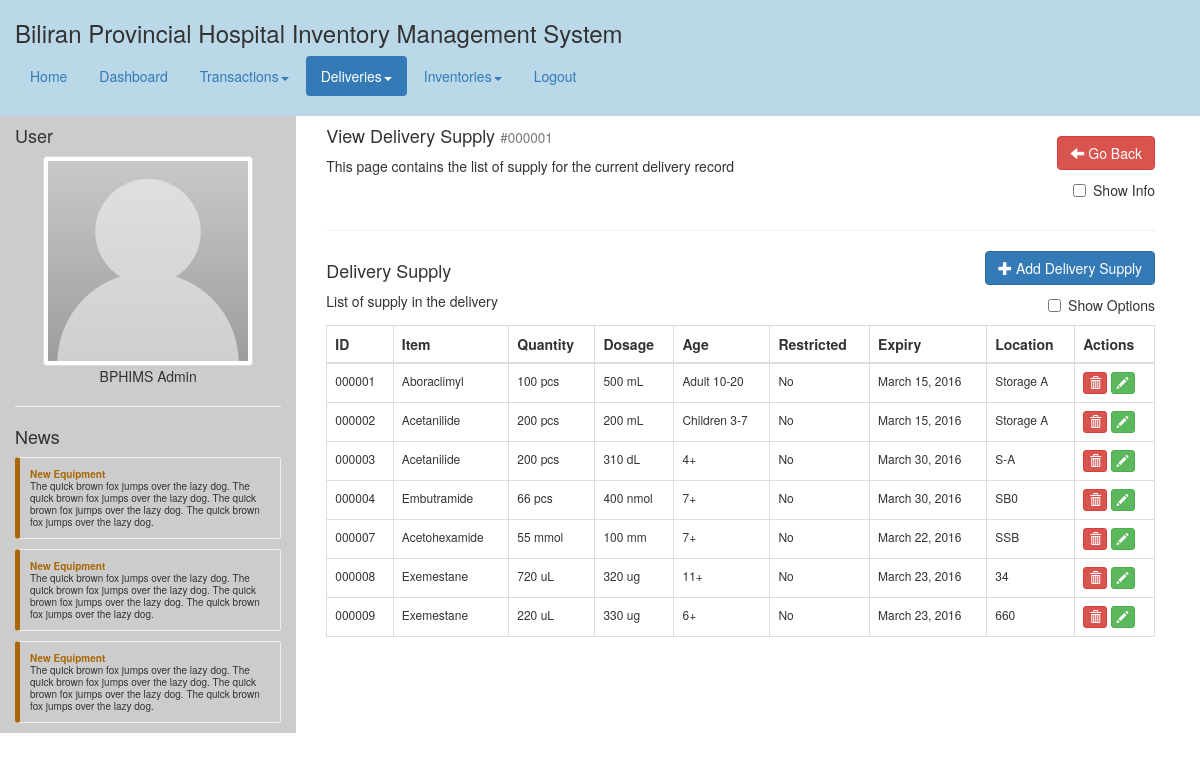
The page /deliveries_supply.php?delivery_id=1 on the database as committed earlier.
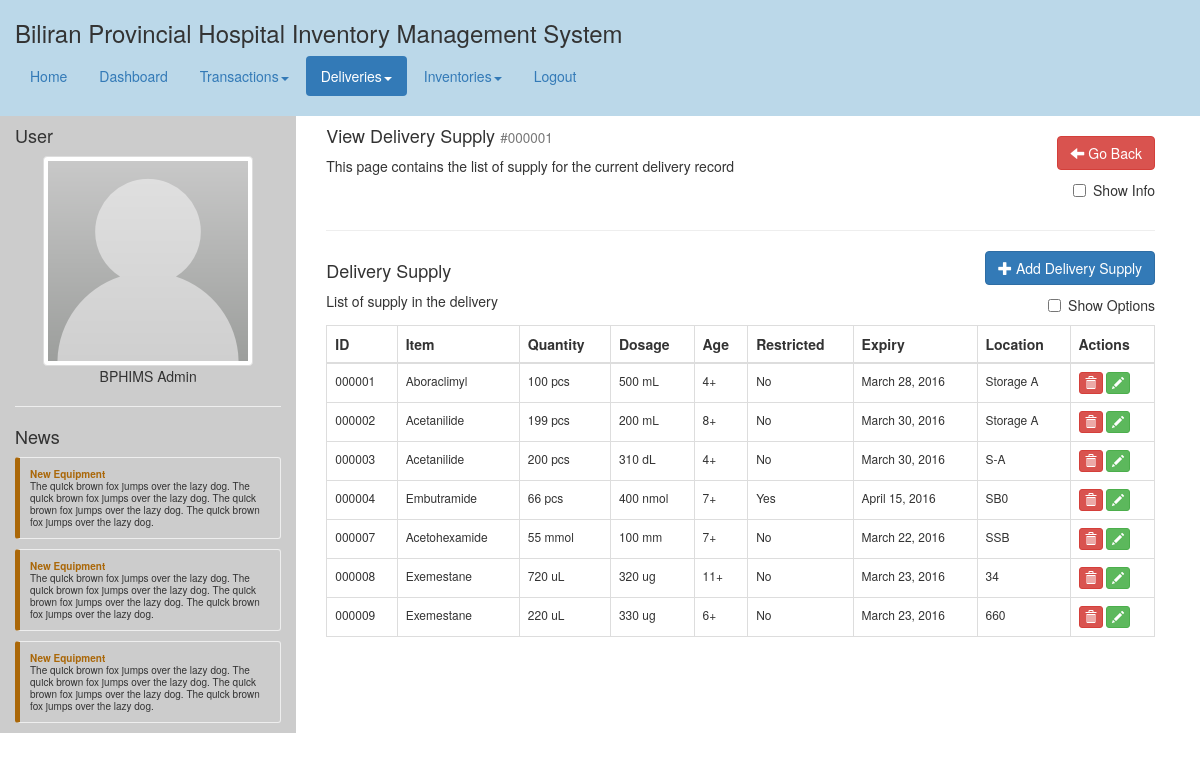
The same page on the database as committed later.
### tables this page shows
CREATE TABLE `delivery_supply` (
  `delivery_supply_id` int(10) UNSIGNED NOT NULL,
  `delivery_id` int(11) NOT NULL,
  `item_id` int(11) NOT NULL,
  `batch_code` varchar(255) NOT NULL,
  `dispense` int(11) NOT NULL DEFAULT '0',
  `quantity` int(11) NOT NULL,
  `unit_id` int(11) NOT NULL,
  `dosage` int(11) NOT NULL,
  `dosage_unit_id` int(11) NOT NULL,
  `age` varchar(255) NOT NULL,
  `brand` varchar(255) NOT NULL,
  `is_restricted` tinyint(1) NOT NULL DEFAULT '0',
  `expiry` timestamp NOT NULL DEFAULT CURRENT_TIMESTAMP,
  `location` varchar(255) NOT NULL,
  `is_deleted` tinyint(1) NOT NULL DEFAULT '0'
);

CREATE TABLE `item` (
  `item_id` int(10) UNSIGNED NOT NULL,
  `category_id` int(11) NOT NULL,
  `name` varchar(255) NOT NULL,
  `code` varchar(255) NOT NULL,
  `description` text NOT NULL,
  `critical_level` int(11) NOT NULL,
  `created` timestamp NOT NULL DEFAULT CURRENT_TIMESTAMP,
  `updated` timestamp NOT NULL DEFAULT CURRENT_TIMESTAMP ON UPDATE CURRENT_TIMESTAMP,
  `is_deleted` tinyint(1) NOT NULL DEFAULT '0'
);

CREATE TABLE `unit` (
  `unit_id` int(10) UNSIGNED NOT NULL,
  `unit` varchar(255) NOT NULL,
  `name` varchar(255) NOT NULL,
  `description` text NOT NULL
);

### php/helper.php (called while the page is built, shortened)
<?php
class Helper {
	public static function getListFromResultQuery($result) {
		$lists = array();
		while($d = mysql_fetch_assoc($result)){
			array_push($lists,$d);
		}
		return $lists;
	}
	public static function formatDate($date) {
		return date('F j, Y',strtotime($date));
	}
	public static function formatID($id) {
		return str_pad($id, 6, '0', STR_PAD_LEFT);
	}
}
?>

### php/bphims_api.php (called while the page is built, shortened)
<?php
class BPHIMS {
	public static function getDeliverySupply($id) {
		$db = Helper::openDB();
		$sql = "
			SELECT
				ds.*,
				i.name AS item_name,
				u.unit,
				d.unit AS dosage_unit
			FROM
				`delivery_supply` ds
			LEFT JOIN `item` i ON i.item_id=ds.item_id
			LEFT JOIN `unit` u ON u.unit_id=ds.unit_id
			LEFT JOIN `unit` d ON d.unit_id=ds.dosage_unit_id
			WHERE
				ds.delivery_id=".$id." AND
				ds.is_deleted=0
			";
		$query = mysql_query($sql,$db);
		$result = Helper::getListFromResultQuery($query);
		return $result;
	}
}
?>

### deliveries_supply.php (the view, shortened to what this page needs)
<?php
	$active = "deliveries";
	include("header.php");
	$id = $_GET['delivery_id'];
	$supplyList = BPHIMS::getDeliverySupply($id);
?>
<div class="common-body">
	<div class="col-md-12">
		<div class="pull-left">
			<h4>View Delivery Supply <small>#<?php echo Helper::formatID($id); ?></small></h4>
			<p>This page contains the list of supply for the current delivery record</p>
		</div>
		<div class="pull-right">
			<br/>
			<a class="btn btn-danger" href="deliveries_update.php?delivery_id=<?php echo $id; ?>"><i class="glyphicon glyphicon-arrow-left"></i> Go Back</a>
			<br/>
			<div class="checkbox pull-right">
				<label><input type="checkbox" id="delivery-option" value="delivery_information"> Show Info</label>
			</div>
		</div>
		<div class="clearfix"></div>
		<hr/>
		<div class="pull-left">
			<h4>Delivery Supply</h4>
			<p>List of supply in the delivery</p>
		</div>
		<div class="pull-right">
			<a class="btn btn-primary" href="deliveries_supply_add.php?delivery_id=<?php echo $id; ?>"><i class="glyphicon glyphicon-plus"></i> Add Delivery Supply</a>
			<br/>
			<div class="checkbox pull-right">
				<label><input type="checkbox" id="delivery-supply-option" value="delivery-supply-information"> Show Options</label>
			</div>
		</div>
		<div class="clearfix"></div>
		<div id="delivery_supply">
				<table class="table-common table table-bordered">
				<thead>
					<th class="td1">ID</th>
					<th class="td2">Item</th>
					<th class="td5">Quantity</th>
					<th class="td6">Dosage</th>
					<th class="td7">Age</th>
					<th class="td9">Restricted</th>
					<th class="td10">Expiry</th>
					<th class="td11">Location</th>
					<th>Actions</th>
				</thead>
				<tbody>
					<?php
						foreach($supplyList as $supply) {
							$dataDeleteName = '#'.Helper::formatID($supply['delivery_supply_id']).' - '.$supply['item_name'];
							echo '
								<tr">
									<td class="td1">'.Helper::formatID($supply['delivery_supply_id']).'</td>
									<td class="td2">'.$supply['item_name'].'</td>
									<td class="td3 hidden">'.$supply['batch_code'].'</td>
									<td class="td4 hidden">'.$supply['dispense'].'</td>
									<td class="td5">'.$supply['quantity'].' '.$supply['unit'].'</td>
									<td class="td6">'.$supply['dosage'].' '.$supply['dosage_unit'].'</td>
									<td class="td7">'.$supply['age'].'</td>
									<td class="td8 hidden">'.$supply['brand'].'</td>
									<td class="td9">'.(($supply['is_restricted'])?"Yes":"No").'</td>
									<td class="td10">'.Helper::formatDate($supply['expiry']).'</td>
									<td class="td11">'.$supply['location'].'</td>
									<td>
										<button type="button" class="btn btn-xs btn-danger" data-toggle="modal" data-target="#modal-delete" data-delete-name="'.$dataDeleteName.'" data-delete-id="'.$supply['delivery_supply_id'].'"><i class="glyphicon glyphicon-trash"></i></button>
										<a class="btn btn-xs btn-success" href="deliveries_supply_update.php?delivery_supply_id='.$supply['delivery_supply_id'].'" data-toggle="tooltip" data-placement="top" title="View / Update"><i class="glyphicon glyphicon-pencil"></i></a>
									</td>
								</tr>
							';
						}
					?>
				</tbody>
			</table>
		</div>
	</div>
</div>
<?php
	include("footer.php");
?>

### header.php (shortened to what this page needs)
<!DOCTYPE html>
<html lang="en">
	<head>
		<link href="css/jquery-ui.min.css" rel="stylesheet">
		<link href="css/jquery-ui.theme.min.css" rel="stylesheet">
		<link href="css/jquery-ui.structure.min.css" rel="stylesheet">
		<link href="css/bootstrap.min.css" rel="stylesheet" media="screen">
		<link href="css/bootstrap-responsive.min.css" rel="stylesheet" media="screen">
		<link href="css/reset.css" rel="stylesheet">
		<link href="css/header.css" rel="stylesheet">
		<?php
		$active = (isset($active))?$active:"";
		?>
	</head>
	<body>
		<div id="main-header">
			<div class="container">
				<div class="row">
					<div class="col-md-12">
						<h3><?php echo BPHIMS_APPLICATION_NAME; ?></h3>
					</div>
				</div>
				<div class="row">
					<div class="col-md-12">
						<ul class="nav nav-pills">
							<li class="<?php echo ($active=="home")?"active":""; ?>">
								<a href="index.php">Home</a>
							</li>
							<li class="<?php echo ($active=="dashboard")?"active":""; ?>">
								<a href="#">Dashboard</a>
							</li>
							<li class="dropdown <?php echo ($active=="transactions")?"active":""; ?>">
								<a class="dropdown-toggle" data-toggle="dropdown" href="#">Transactions<b class="caret"></b></a>
							</li>
							<li class="dropdown <?php echo ($active=="deliveries")?"active":""; ?>">
								<a class="dropdown-toggle" data-toggle="dropdown" href="#">Deliveries<b class="caret"></b></a>
							</li>
							<li class="dropdown <?php echo ($active=="inventories")?"active":""; ?>">
								<a class="dropdown-toggle" data-toggle="dropdown" href="#">Inventories<b class="caret"></b></a>
							</li>
							<li>
								<a href="logout.php">Logout</a>
							</li>
						</ul>
					</div>
				</div>
			</div>
		</div>
		<div id="main-body">
			<div class="container">
				<div class="row">
					<div id="main-sidebar" class="col-md-3">
						<div id="main-profile">
							<h4>User</h4>
							<center>
								<img src="img/default/default-avatar.png" class="img-thumbnail">
								<br/>
								<span>BPHIMS Admin</span>
							</center>
						</div>
						<hr/>
						<div id="main-newsfeed">
							<h4>News</h4>
							<div class="news">
								<span class="title">New Equipment</span><br/>
								The quick brown fox jumps over the lazy dog. The quick brown fox jumps over the lazy dog. The quick brown fox jumps over the lazy dog. The quick brown fox jumps over the lazy dog.
							</div>
							<div class="news">
								<span class="title">New Equipment</span><br/>
								The quick brown fox jumps over the lazy dog. The quick brown fox jumps over the lazy dog. The quick brown fox jumps over the lazy dog. The quick brown fox jumps over the lazy dog.
							</div>
							<div class="news">
								<span class="title">New Equipment</span><br/>
								The quick brown fox jumps over the lazy dog. The quick brown fox jumps over the lazy dog. The quick brown fox jumps over the lazy dog. The quick brown fox jumps over the lazy dog.
							</div>
						</div>
					</div>
					<div class="col-md-9">

### footer.php (shortened to what this page needs)
					</div>
				</div>
			</div>
		</div>
	</body>
</html>

Rows that differ between the two databases and show on the page:
changed delivery_supply "Aboraclimyl": age "Adult 10-20" → "4+"; expiry "March 15, 2016" → "March 28, 2016"
changed delivery_supply "000002": quantity "200" → "199"; age "Children 3-7" → "8+"; expiry "March 15, 2016" → "March 30, 2016"
changed delivery_supply "SB0": expiry "March 30, 2016" → "April 15, 2016"; is_restricted "No" → "Yes"
